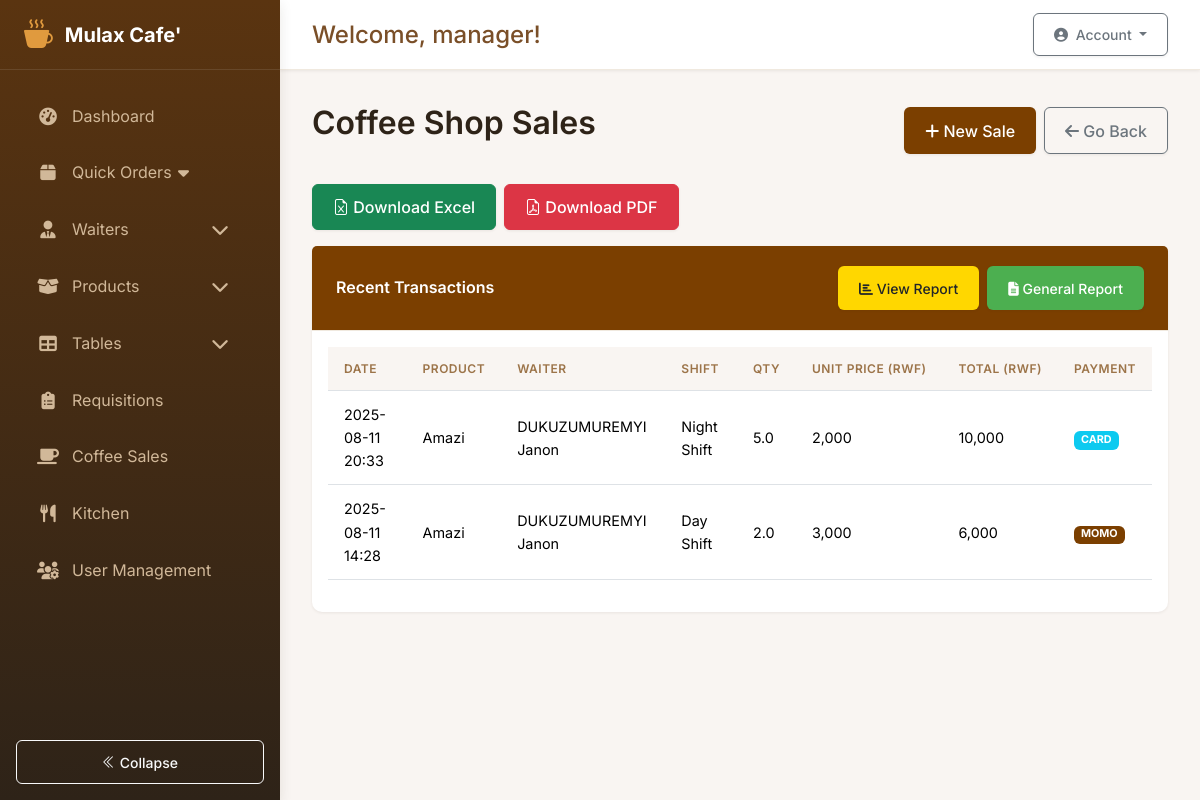
The page /coffee/ (signed in) on the database its author committed.
### app/models.py (models this page shows, shortened)
class User(db.Model, UserMixin):
    __tablename__ = 'users'
    id = db.Column(db.Integer, primary_key=True)
    username = db.Column(db.String(80), unique=True, nullable=False)
    password_hash = db.Column(db.String(128))
    role = db.Column(db.String(20), default='employee')  # Possible values: 'system_control', 'manager', 'employee'
    is_admin = db.Column(db.Boolean, default=False)
    active = db.Column(db.Boolean, default=True)
    created_at = db.Column(db.DateTime, default=lambda: datetime.now(pytz.timezone('Africa/Kigali')))
    last_login = db.Column(db.DateTime)
    must_change_password = db.Column(db.Boolean, default=True)
    current_shift_id = db.Column(db.Integer, db.ForeignKey('shifts.id'))
    current_shift = db.relationship('Shift', back_populates='users')
    attendances = db.relationship('Attendance', back_populates='user')
    stock_movements = db.relationship('StockMovement', back_populates='user')
    requisitions = db.relationship(
        'Requisition',
        back_populates='requester',
        foreign_keys='[Requisition.user_id]'
    )
    approved_requisitions = db.relationship(
        'Requisition',
        back_populates='approver',
        foreign_keys='[Requisition.approved_by]'
    )
    coffee_sales = db.relationship('CoffeeSale', back_populates='recorder')
    orders_recorded = db.relationship('Order', back_populates='recorder', foreign_keys='[Order.recorded_by]')
    orders_served = db.relationship('Order', back_populates='server', foreign_keys='[Order.served_by]')
    orders_created = db.relationship('Order', back_populates='user', foreign_keys='Order.user_id')
    def is_system_control(self):
        return self.role == 'system_control' or self.is_admin
    def is_employee(self):
        return self.role == 'employee'
    def get_current_shift(self):
        if self.is_admin or self.is_system_control():
            return None  # Admins can see all shifts
        return self.current_shift

class CoffeeSale(db.Model):
    __tablename__ = 'coffee_sales'
    id = db.Column(db.Integer, primary_key=True)
    date = db.Column(db.DateTime, default=lambda: datetime.now(pytz.timezone('Africa/Kigali')))
    product_id = db.Column(db.Integer, db.ForeignKey('products.id'), nullable=False)
    quantity_sold = db.Column(db.Float, nullable=False)
    unit_price = db.Column(db.Float, nullable=False)
    total_sales = db.Column(db.Float, nullable=False)
    payment_mode = db.Column(db.String(20))
    recorded_by = db.Column(db.Integer, db.ForeignKey('users.id'), nullable=False)
    waiter_id = db.Column(db.Integer, db.ForeignKey('waiters.id'), nullable=True)
    shift_id = db.Column(db.Integer, db.ForeignKey('shifts.id'), nullable=True)
    product = db.relationship('Product', back_populates='coffee_sales')
    recorder = db.relationship('User', back_populates='coffee_sales')
    waiter = db.relationship('Waiter', foreign_keys=[waiter_id])
    shift = db.relationship('Shift')

class Product(db.Model):
    __tablename__ = 'products'
    id = db.Column(db.Integer, primary_key=True)
    sku = db.Column(db.String(20), unique=True, nullable=False)
    name = db.Column(db.String(100), nullable=False)
    brand = db.Column(db.String(100))
    description = db.Column(db.Text)
    category = db.Column(db.String(50), nullable=False)
    unit = db.Column(db.String(20), nullable=False)
    current_stock = db.Column(db.Float, default=0)
    unit_price = db.Column(db.Float, default=0)
    cost_price = db.Column(db.Float)
    supplier = db.Column(db.String(100))
    remarks = db.Column(db.String(200))
    tax_rate = db.Column(db.Float, nullable=True)
    reorder_qty = db.Column(db.Float, default=0)
    last_updated = db.Column(db.DateTime, default=lambda: datetime.now(pytz.timezone('Africa/Kigali')), onupdate=lambda: datetime.now(pytz.timezone('Africa/Kigali')))
    min_stock = db.Column(db.Float, default=5.0)
    stock_movements = db.relationship(
        'StockMovement',
        back_populates='product',
        cascade='all, delete-orphan'
    )
    requisitions = db.relationship('Requisition', back_populates='product')
    coffee_sales = db.relationship('CoffeeSale', back_populates='product')
    order_items = db.relationship('OrderItem', back_populates='product')

class Waiter(db.Model):
    __tablename__ = 'waiters'
    id = db.Column(db.Integer, primary_key=True)
    name = db.Column(db.String(100), nullable=False)
    phone_number = db.Column(db.String(20), nullable=True)
    email = db.Column(db.String(120), nullable=True, unique=True)
    is_active = db.Column(db.Boolean, default=True)

### app/routes/coffee.py (the view)
@bp.route('/')
@login_required
def list_sales():
    sales = CoffeeSale.query.order_by(CoffeeSale.date.desc()).all()
    return render_template('coffee/list.html', sales=sales)

### app/templates/coffee/list.html (shortened to what this page needs)
{% extends "base.html" %}
{% block content %}
<div class="d-flex justify-content-between align-items-center mb-4">
    <h2>Coffee Shop Sales</h2>
    <div class="d-flex gap-2">
        <a href="{{ url_for('coffee.new_sale') }}" class="btn" style="background-color: #7B3F00; color: white;">
            <i class="fas fa-plus"></i> New Sale
        </a>
        <a href="{{ url_for('coffee.new_sale') }}" class="btn btn-outline-secondary">
            <i class="fas fa-arrow-left"></i> Go Back
        </a>
    </div>
</div>
<div class="d-flex gap-2 my-3">
    <a href="{{ url_for('coffee.export_transactions_excel') }}" class="btn btn-success">
        <i class="bi bi-file-earmark-excel"></i> Download Excel
    </a>
    <a href="{{ url_for('coffee.export_transactions_pdf') }}" class="btn btn-danger">
        <i class="bi bi-file-earmark-pdf"></i> Download PDF
    </a>
</div>
<div class="card mb-4">
    <div class="card-header text-white" style="background-color: #7B3F00;">
        <div class="d-flex justify-content-between align-items-center">
            <span>Recent Transactions</span>
            <div class="d-flex gap-2">
                <a href="{{ url_for('coffee.sales_report') }}" class="btn btn-sm" style="background-color: #FFD700;">
                    <i class="fas fa-chart-bar"></i> View Report
                </a>
                <a href="{{ url_for('coffee.general_report') }}" class="btn btn-sm" style="background-color: #4CAF50; color: white;">
                    <i class="fas fa-file-alt"></i> General Report
                </a>
            </div>
        </div>
    </div>
    <div class="card-body">
        <div class="table-responsive">
            <table class="table table-hover">
                <thead>
                    <tr>
                        <th>Date</th>
                        <th>Product</th>
                        <th>Waiter</th>
                        <th>Shift</th>
                        <th>Qty</th>
                        <th>Unit Price (Rwf)</th>
                        <th>Total (Rwf)</th>
                        <th>Payment</th>
                    </tr>
                </thead>
                <tbody>
                    {% for sale in sales %}
                    <tr>
                        <td>{{ sale.date.strftime('%Y-%m-%d %H:%M') }}</td>
                        <td>{{ sale.product.name }}</td>
                        <td>{% if sale.waiter %}{{ sale.waiter.name }}{% else %}N/A{% endif %}</td>
                        <td>{% if sale.shift.start_time.hour == 7 and sale.shift.end_time.hour == 17 %}Day Shift{% else %}Night Shift{% endif %}</td>
                        <td>{{ sale.quantity_sold }}</td>
                        <td>{{ "{:,.0f}".format(sale.unit_price) }}</td>
                        <td>{{ "{:,.0f}".format(sale.total_sales) }}</td>
                        <td>
                            <span class="badge
                                {% if sale.payment_mode == 'cash' %}bg-success
                                {% elif sale.payment_mode == 'momo' %}bg-primary
                                {% else %}bg-info{% endif %}">
                                {{ sale.payment_mode|upper }}
                            </span>
                        </td>
                    </tr>
                    {% endfor %}
                </tbody>
            </table>
        </div>
    </div>
</div>
{% endblock %}

### app/templates/base.html (shortened to what this page needs)
<!DOCTYPE html>
<html lang="en">
<head>
    <link rel="stylesheet" href="https://cdn.jsdelivr.net/npm/bootstrap-icons@1.11.1/font/bootstrap-icons.css">
    <link href="https://cdn.jsdelivr.net/npm/bootstrap@5.3.2/dist/css/bootstrap.min.css" rel="stylesheet">
    <link href="{{ url_for('static', filename='css/styles.css') }}" rel="stylesheet">
    <link rel="stylesheet" href="https://cdnjs.cloudflare.com/ajax/libs/font-awesome/6.5.2/css/all.min.css">
    <link rel="stylesheet" href="https://cdn.datatables.net/1.11.5/css/dataTables.bootstrap5.min.css">
</head>
<body>
    {% if current_user.is_authenticated %}
        <div class="app-container">
            <aside class="sidebar" id="sidebar">
                <div class="sidebar-header">
                    <a href="#" class="sidebar-brand">
                        <i class="bi bi-cup-hot-fill"></i>
                        <span>Mulax Cafe'</span>
                    </a>
                </div>
                <div class="sidebar-nav-container">
                    <ul class="sidebar-nav">
                        {% if current_user.role in ['admin', 'manager'] %}
                            <li class="nav-item">
                                <a class="sidebar-nav-link" href="{{ url_for('main.dashboard') }}">
                                    <i class="fas fa-tachometer-alt"></i><span>Dashboard</span>
                                </a>
                            </li>
                        {% endif %}
                        <li class="nav-item">
                            <a class="sidebar-nav-link collapsed" href="#" data-bs-toggle="collapse" data-bs-target="#ordersMenu" aria-expanded="false">
                                <i class="fas fa-box"></i><span>Quick Orders</span>
                                <i class="fas fa-caret-down float-end"></i>
                            </a>
                        </li>
                        {% if current_user.role in ['admin', 'manager'] %}
<li class="nav-item">
    <a class="sidebar-nav-link d-flex align-items-center" href="#waitersSubmenu" data-bs-toggle="collapse" role="button" aria-expanded="false" aria-controls="waitersSubmenu">
        <i class="fas fa-user-tie"></i>
        <span>Waiters</span>
        <i class="fas fa-chevron-down ms-auto menu-toggle"></i>
    </a>
</li>
{% endif %}
                        <li class="nav-item">
                            <a class="sidebar-nav-link d-flex align-items-center" href="#productSubmenu" data-bs-toggle="collapse" role="button" aria-expanded="false" aria-controls="productSubmenu">
                                <i class="fas fa-box-open"></i>
                                <span>Products</span>
                                <i class="fas fa-chevron-down ms-auto menu-toggle"></i>
                            </a>
                        </li>
                        <li class="nav-item">
                            <a class="sidebar-nav-link d-flex align-items-center" href="#tablesSubmenu" data-bs-toggle="collapse" role="button" aria-expanded="false" aria-controls="tablesSubmenu">
                                <i class="fas fa-table"></i>
                                <span>Tables</span>
                                <i class="fas fa-chevron-down ms-auto menu-toggle"></i>
                            </a>
                        </li>
                        <li class="nav-item">
                            <a class="sidebar-nav-link" href="{{ url_for('requisitions.list_requisitions') }}">
                                <i class="fas fa-clipboard-list"></i><span>Requisitions</span>
                            </a>
                        </li>
                        <li class="nav-item">
                            <a class="sidebar-nav-link" href="{{ url_for('coffee.list_sales') }}">
                                <i class="fas fa-coffee"></i><span>Coffee Sales</span>
                            </a>
                        </li>
                        <li class="nav-item">
                            <a class="sidebar-nav-link" href="{{ url_for('kitchen.inventory') }}">
                                <i class="fas fa-utensils"></i><span>Kitchen</span>
                            </a>
                        </li>
                        {% if current_user.role in ['manager'] %}
                        <li class="nav-item">
                            <a class="sidebar-nav-link" href="{{ url_for('auth.manage_users') }}">
                                <i class="fas fa-users-cog"></i><span>User Management</span>
                            </a>
                        </li>
                        {% endif %}
                    </ul>
                </div>
                <div class="sidebar-footer p-3">
                    <button class="sidebar-toggle btn btn-sm btn-outline-light w-100" id="sidebarToggle">
                        <i class="bi bi-chevron-double-left"></i> <span>Collapse</span>
                    </button>
                </div>
            </aside>
            <main class="main-content" id="main-content">
                <div class="content-wrapper">
                    <div class="top-bar">
                        <div class="welcome-message">
                            <h4>Welcome, {{ current_user.username }}!</h4>
                        </div>
                        <div class="user-profile">
                            <div class="dropdown">
                                <button class="btn btn-sm btn-outline-secondary dropdown-toggle" type="button" id="dropdownMenuButton" data-bs-toggle="dropdown" aria-expanded="false">
                                    <i class="fas fa-user-circle me-1"></i> Account
                                </button>
                            </div>
                        </div>
                    </div>
                    <div class="content-container">
                        {% block content %}{% endblock %}
                    </div>
                </div>
            </main>
        </div>
    {% endif %}
</body>
</html>

### app/static/css/styles.css (style rules this page uses)
:root { --primary: #7B3F00; --secondary: #FFD700; --dark: #212529; --light: #F8F9FA; }
body { background-color: #f5f5f5; }
.bg-primary { background-color: var(--primary) !important; }
.card { border: none; box-shadow: 0 0.125rem 0.25rem rgba(0, 0, 0, 0.075); }
.card-header { font-weight: 600; }
.table th { background-color: var(--light); }
.table-responsive { overflow-x: auto; }
.table { font-size: 0.9rem; }
.table th { white-space: nowrap; position: sticky; top: 0; background-color: #f8f9fa; }

### rows shown on the page
User: username "manager"
CoffeeSale: date "2025-08-11 20:33", product.name "Amazi", waiter.name "DUKUZUMUREMYI Janon", shows "Night Shift", quantity_sold "5.0", unit_price "2,000", total_sales "10,000", payment_mode "CARD"
CoffeeSale: date "2025-08-11 14:28", product.name "Amazi", waiter.name "DUKUZUMUREMYI Janon", shows "Day Shift", quantity_sold "2.0", unit_price "3,000", total_sales "6,000", payment_mode "MOMO"
